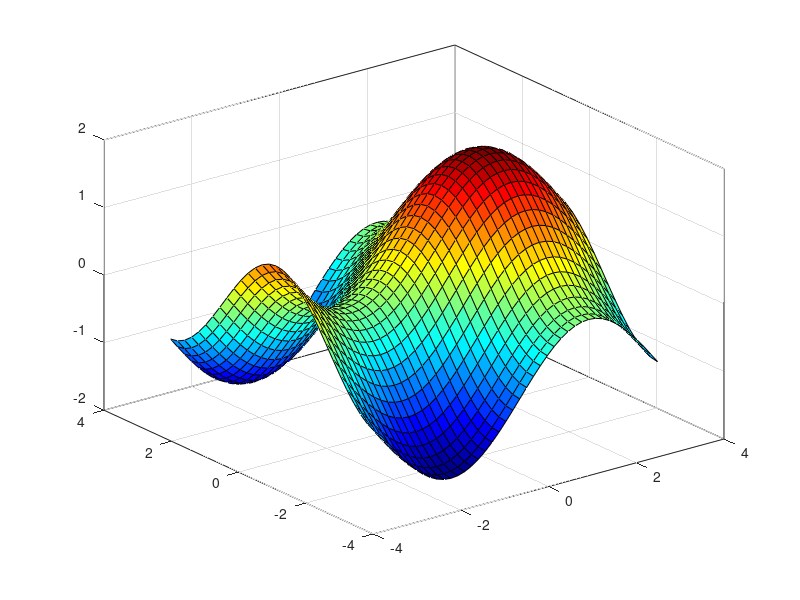

MATLAB code for this plot:
clear all, close all,clc
x=-pi:2*pi/40:pi; %osa x, vektor
y=-pi:2*pi/30:pi; %osa y
[X,Y]=meshgrid(x,y); %matice jako plocha, souradnice prusecku
Z=0.9*(sin(X)+cos(Y));
%----------kresleni---------
s1=surf(X,Y,Z);
[a,e]=view %natoceni 
box on
grid on
c=colormap;
c(1:10,:) %cast barevne skaly
%----------
% b=colorbar;
%---------barevne skaly------
%pause(1)
colormap(jet) %volba barevne skaly
